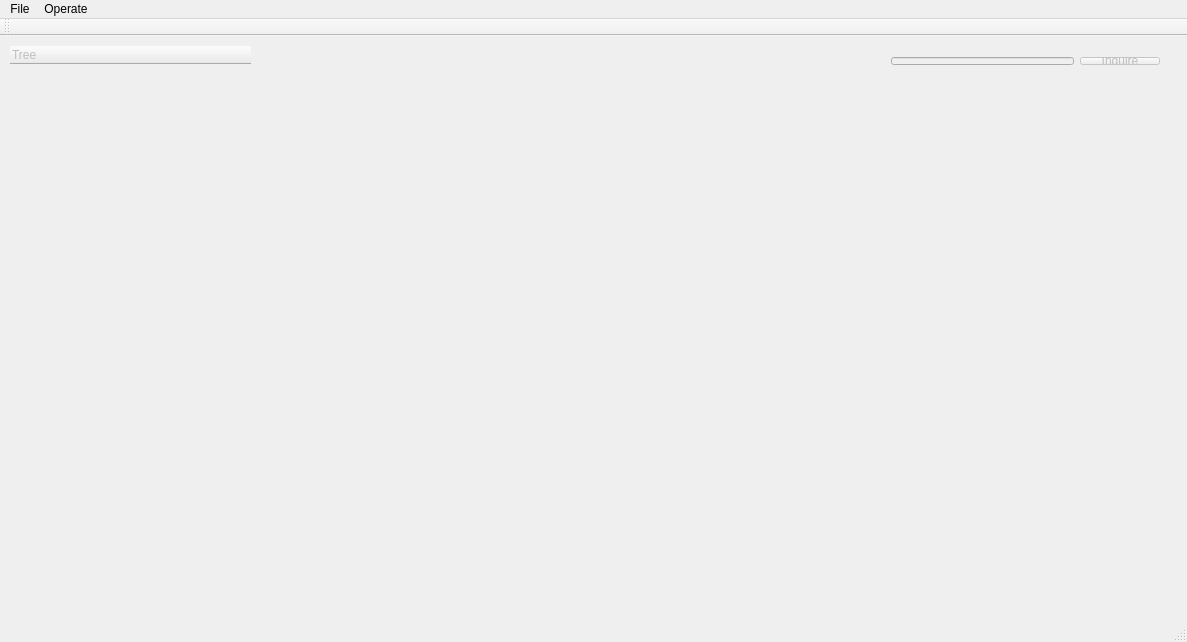
<?xml version="1.0" encoding="UTF-8"?>
<ui version="4.0">
 <class>MainWindow</class>
 <widget class="QMainWindow" name="MainWindow">
  <property name="geometry">
   <rect>
    <x>0</x>
    <y>0</y>
    <width>1187</width>
    <height>642</height>
   </rect>
  </property>
  <property name="windowTitle">
   <string>Json Compiler</string>
  </property>
  <property name="windowIcon">
   <iconset resource="icon.qrc">
    <normaloff>:/new/icon/aowu.ico</normaloff>:/new/icon/aowu.ico</iconset>
  </property>
  <property name="styleSheet">
   <string notr="true"/>
  </property>
  <widget class="QWidget" name="centralWidget">
   <widget class="QTreeWidget" name="treeWidget">
    <property name="enabled">
     <bool>false</bool>
    </property>
    <property name="geometry">
     <rect>
      <x>10</x>
      <y>10</y>
      <width>241</width>
      <height>561</height>
     </rect>
    </property>
    <property name="styleSheet">
     <string notr="true"/>
    </property>
    <property name="frameShape">
     <enum>QFrame::NoFrame</enum>
    </property>
    <column>
     <property name="text">
      <string>Tree</string>
     </property>
    </column>
   </widget>
   <widget class="QPlainTextEdit" name="plainTextEdit">
    <property name="enabled">
     <bool>false</bool>
    </property>
    <property name="geometry">
     <rect>
      <x>270</x>
      <y>10</y>
      <width>591</width>
      <height>561</height>
     </rect>
    </property>
    <property name="styleSheet">
     <string notr="true">color: rgb(6, 41, 117);</string>
    </property>
    <property name="frameShape">
     <enum>QFrame::NoFrame</enum>
    </property>
    <property name="lineWidth">
     <number>5</number>
    </property>
   </widget>
   <widget class="QPlainTextEdit" name="plainTextEdit_2">
    <property name="enabled">
     <bool>false</bool>
    </property>
    <property name="geometry">
     <rect>
      <x>880</x>
      <y>61</y>
      <width>290</width>
      <height>510</height>
     </rect>
    </property>
    <property name="frameShape">
     <enum>QFrame::NoFrame</enum>
    </property>
   </widget>
   <widget class="QWidget" name="">
    <property name="geometry">
     <rect>
      <x>880</x>
      <y>10</y>
      <width>291</width>
      <height>30</height>
     </rect>
    </property>
    <layout class="QHBoxLayout" name="horizontalLayout">
     <item>
      <widget class="QLineEdit" name="lineEdit">
       <property name="enabled">
        <bool>false</bool>
       </property>
      </widget>
     </item>
     <item>
      <widget class="QPushButton" name="pushButton">
       <property name="enabled">
        <bool>false</bool>
       </property>
       <property name="text">
        <string>Inquire</string>
       </property>
      </widget>
     </item>
    </layout>
   </widget>
  </widget>
  <widget class="QMenuBar" name="menuBar">
   <property name="geometry">
    <rect>
     <x>0</x>
     <y>0</y>
     <width>1187</width>
     <height>26</height>
    </rect>
   </property>
   <widget class="QMenu" name="menuFile">
    <property name="title">
     <string>File</string>
    </property>
    <addaction name="actionCreate"/>
    <addaction name="actionOpen"/>
    <addaction name="actionSave"/>
    <addaction name="actionOther"/>
    <addaction name="actionClose"/>
   </widget>
   <widget class="QMenu" name="menuOperate">
    <property name="title">
     <string>Operate</string>
    </property>
    <addaction name="actionCopy"/>
    <addaction name="actionPaste"/>
    <addaction name="actionUndo"/>
    <addaction name="actionRedo"/>
    <addaction name="separator"/>
    <addaction name="actionEmpty"/>
    <addaction name="actionTree"/>
    <addaction name="actionDelete"/>
    <addaction name="separator"/>
    <addaction name="actionInquire"/>
   </widget>
   <addaction name="menuFile"/>
   <addaction name="menuOperate"/>
  </widget>
  <widget class="QToolBar" name="mainToolBar">
   <attribute name="toolBarArea">
    <enum>TopToolBarArea</enum>
   </attribute>
   <attribute name="toolBarBreak">
    <bool>false</bool>
   </attribute>
  </widget>
  <widget class="QStatusBar" name="statusBar"/>
  <action name="actionCreate">
   <property name="text">
    <string>Create</string>
   </property>
  </action>
  <action name="actionOpen">
   <property name="text">
    <string>Open</string>
   </property>
  </action>
  <action name="actionSave">
   <property name="text">
    <string>Save</string>
   </property>
  </action>
  <action name="actionOther">
   <property name="text">
    <string>Other</string>
   </property>
  </action>
  <action name="actionCopy">
   <property name="text">
    <string>Copy</string>
   </property>
  </action>
  <action name="actionPaste">
   <property name="text">
    <string>Paste</string>
   </property>
  </action>
  <action name="actionUndo">
   <property name="text">
    <string>Undo</string>
   </property>
  </action>
  <action name="actionRedo">
   <property name="text">
    <string>Redo</string>
   </property>
  </action>
  <action name="actionEmpty">
   <property name="text">
    <string>Empty</string>
   </property>
  </action>
  <action name="actionTree">
   <property name="text">
    <string>Tree</string>
   </property>
  </action>
  <action name="actionClose">
   <property name="text">
    <string>Close</string>
   </property>
  </action>
  <action name="actionDelete">
   <property name="text">
    <string>Delete</string>
   </property>
  </action>
  <action name="actionInquire">
   <property name="text">
    <string>Inquire</string>
   </property>
  </action>
 </widget>
 <layoutdefault spacing="6" margin="11"/>
 <resources>
  <include location="icon.qrc"/>
 </resources>
 <connections/>
</ui>
